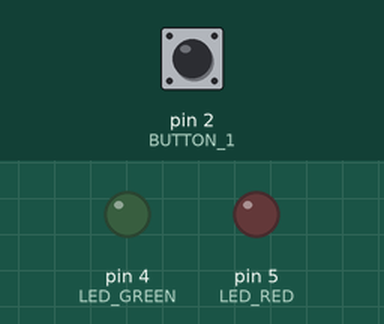
This sketch was run on a simulated Arduino Uno, built with avr-gcc and run on an emulated ATmega328P. Parts: output pins drawn as LEDs (lit = HIGH). Inputs (shaded band) come from the test bench; at power-on: pin 2 (BUTTON_1) HIGH.

Above: at 1.2 s.
1.3 s: pin 2 (BUTTON_1) pulled LOW for 0.15 s
At 1.9 s:
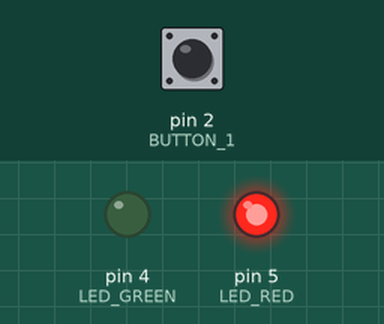
4.4 s: pin 2 (BUTTON_1) pulled LOW for 1 s
At 6.9 s:
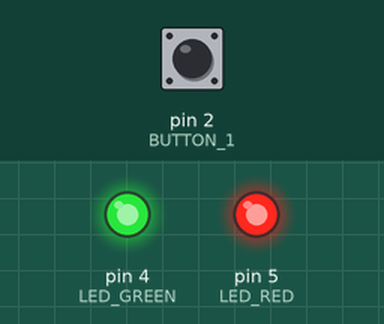
8.4 s: pin 2 (BUTTON_1) pulled LOW for 3.2 s
At 11.9 s:
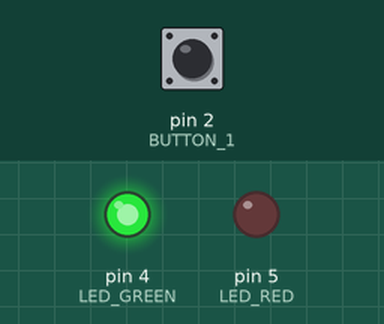
Timing chart, 0 to 13.8 s (numbered marks = the images above; inputs shaded):
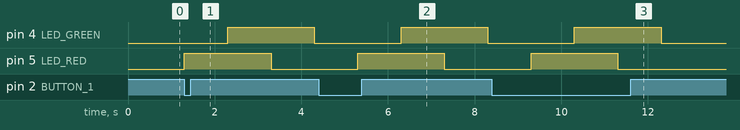

The sketch:

question_6.ino
```cpp
/* Question 6
 *
 * We would like to turn on and off the red, green, and blue LEDs in a sequence.
 * Therefore, write a C program with the following specifications:
 * a) When the button is pressed, turn on the red, green, and blue color LEDs
 *    with the followingorder: R – RG – RGB – GB – B – RB
 * b) This procedure is repeated until the button is pressed again
 *
 */

#define LED_GREEN 4                // Green LED pin
#define LED_RED 5                  // Red LED pin
#define BUTTON_1 2                 // Button pin

#define TIME 1000                  // Time delay in milliseconds

volatile int isrLEDFlag = 0;                // Flag for ISR to control LED sequence

void setup() {
  Serial.begin(9600);              // Start serial at 9600 baud rate

  pinMode(LED_GREEN, OUTPUT);      // Set LED pins as output
  pinMode(LED_RED, OUTPUT);

  digitalWrite(LED_RED, LOW);      // Turn off LEDs
  digitalWrite(LED_GREEN, LOW);

  pinMode(BUTTON_1, INPUT);        // Set button pin as input

  // Setup interrupt to button pin on falling edge
  attachInterrupt(digitalPinToInterrupt(BUTTON_1), isr_button, FALLING);
}

void loop() {
  if (isrLEDFlag) {                // If the flag is set run sequence:
    digitalWrite(LED_RED, HIGH);   // Turn on red LED
    delay(TIME);                   // Wait
    digitalWrite(LED_GREEN, HIGH); // Turn on green LED
    delay(TIME);                   // Wait
    digitalWrite(LED_RED, LOW);    // Turn off red LED
    delay(TIME);                   // Wait
    digitalWrite(LED_GREEN, LOW);  // Turn off green LED
    delay(TIME);                   // Wait
    isrLEDFlag = ~isrLEDFlag;      // Reset flag to stop sequence
  }
}

void isr_button() {
  // Check if button pressed
  if (digitalRead(BUTTON_1) == LOW) {
    isrLEDFlag = ~isrLEDFlag;      // Toggle flag
  }
}
```

Measured:
- after the input at 1.3 s, pin 4 (LED_GREEN): LOW → HIGH after 1.0 s, → LOW 2.0 s later; pin 5 (LED_RED): LOW → HIGH at once, → LOW 2.0 s later
- after the input at 4.4 s, pin 4 (LED_GREEN): LOW → HIGH after 1.9 s, → LOW 2.0 s later; pin 5 (LED_RED): LOW → HIGH after 0.90 s, → LOW 2.0 s later
- after the input at 8.4 s, pin 4 (LED_GREEN): LOW → HIGH after 1.9 s, → LOW 2.0 s later; pin 5 (LED_RED): LOW → HIGH after 0.90 s, → LOW 2.0 s later
